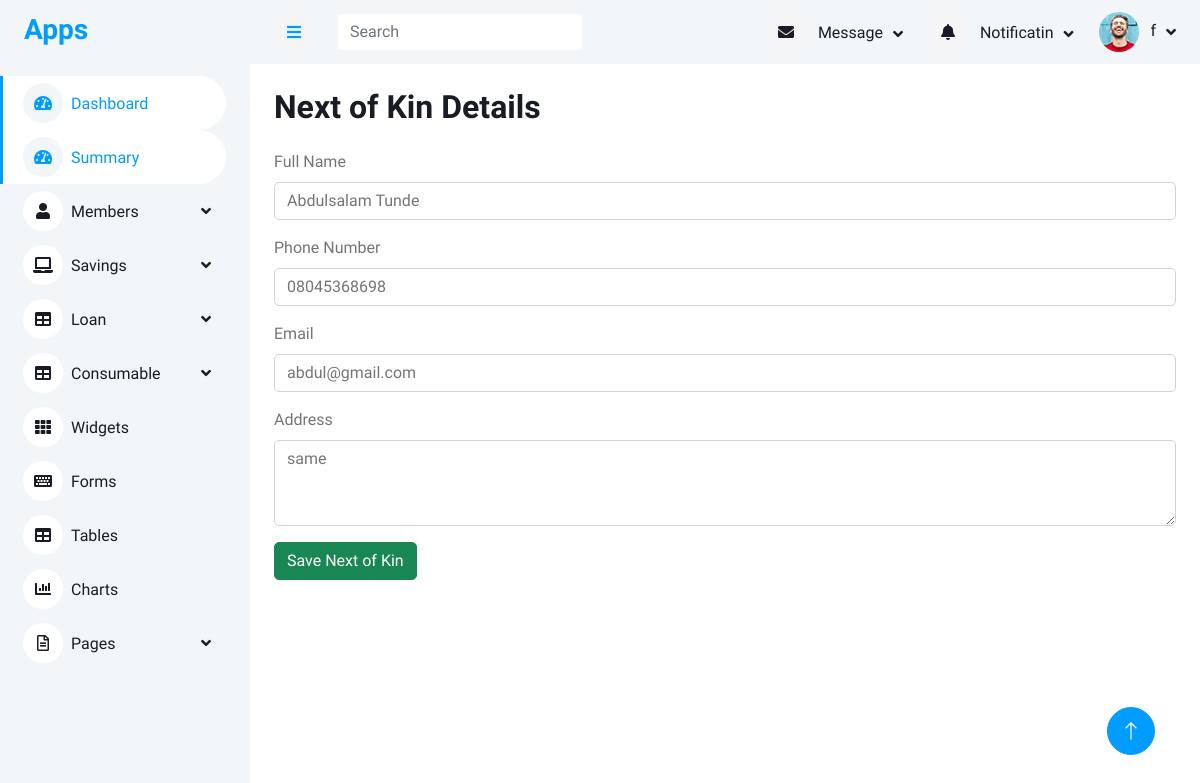
/next-of-kin/46/ (signed in), run on the app's committed database.
### accounts/models.py (models this page shows, shortened)
class User(AbstractUser):
    first_name = models.CharField(max_length=100)
    last_name = models.CharField(max_length=100)
    other_name = models.CharField(max_length=100)
    date_of_birth = models.DateField(blank=True,null=True)
    username = models.CharField(max_length=100, unique=True)
    department = models.CharField(max_length=100)
    unit = models.CharField(max_length=100)
    gender = models.ForeignKey(Gender, on_delete=models.CASCADE, blank=True, null=True)
    group = models.ForeignKey(UserGroup, on_delete=models.CASCADE, blank=True, null=True)
    marital_status = models.ForeignKey(MaritalStatus,on_delete=models.SET_NULL, null=True, blank=True)
    religion = models.ForeignKey(Religion, on_delete=models.SET_NULL, null=True, blank=True,)
    passport = models.ImageField(upload_to='passport', blank=True, null=True)
    member_number = models.CharField(max_length=100)

class NextOfKin(models.Model):
    user = models.OneToOneField(Member, on_delete=models.SET_NULL, null=True, blank=True)
    full_names = models.CharField(max_length=50)
    phone_no = models.CharField(max_length=15)
    address = models.CharField(max_length=150)
    email = models.EmailField()

### accounts/views.py (the view, shortened to what this page needs)
# urls.py: path("next-of-kin/<int:id>/", views.create_or_update_next_of_kin, name="create_or_update_next_of_kin"),
def create_or_update_next_of_kin(request, id):
    member = get_object_or_404(Member, pk=id)
    kin, created = NextOfKin.objects.get_or_create(user=member)
    return render(request, "accounts/next_of_kin_form.html", {"kin": kin})

### templates/accounts/next_of_kin_form.html (shortened to what this page needs)
{% extends 'base/base.html' %}
{% load humanize %}
{% block content %}
<div class="container-fluid pt-4 px-4">
    <h2 class="mb-4">Next of Kin Details</h2>
    <form method="post">
        <div class="mb-3">
            <label for="full_names" class="form-label">Full Name</label>
            <input type="text" name="full_names" id="full_names" class="form-control" value="{{ kin.full_names }}">
        </div>
        <div class="mb-3">
            <label for="phone_no" class="form-label">Phone Number</label>
            <input type="text" name="phone_no" id="phone_no" class="form-control" value="{{ kin.phone_no }}">
        </div>
        <div class="mb-3">
            <label for="email" class="form-label">Email</label>
            <input type="email" name="email" id="email" class="form-control" value="{{ kin.email }}">
        </div>
        <div class="mb-3">
            <label for="address" class="form-label">Address</label>
            <textarea name="address" id="address" class="form-control" rows="3">{{ kin.address }}</textarea>
        </div>
        <button type="submit" class="btn btn-success">Save Next of Kin</button>
    </form>
</div>
</div>
{% endblock content %}

### templates/include/navbar.html (shortened to what this page needs)
<nav class="navbar navbar-expand bg-light navbar-light sticky-top px-4 py-0">
    <a href="#" class="sidebar-toggler flex-shrink-0">
        <i class="fa fa-bars"></i>
    </a>
    <form method="get" action="{% url 'search_member' %}" class="d-none d-md-flex ms-4">
        <input class="form-control border-0" name="search_term" type="search" placeholder="Search">
    </form>
    <div class="navbar-nav align-items-center ms-auto">
        <div class="nav-item dropdown">
            <a href="#" class="nav-link dropdown-toggle" data-bs-toggle="dropdown">
                <i class="fa fa-envelope me-lg-2"></i>
                <span class="d-none d-lg-inline-flex">Message</span>
            </a>
        </div>
        <div class="nav-item dropdown">
            <a href="#" class="nav-link dropdown-toggle" data-bs-toggle="dropdown">
                <i class="fa fa-bell me-lg-2"></i>
                <span class="d-none d-lg-inline-flex">Notificatin</span>
            </a>
        </div>
        <div class="nav-item dropdown">
            <a href="#" class="nav-link dropdown-toggle" data-bs-toggle="dropdown">
                <img class="rounded-circle me-lg-2" src="/static/img/user.jpg" alt=""
                    style="width: 40px; height: 40px;">
                <span class="d-none d-lg-inline-flex">{{request.user.first_name}}</span>
            </a>
        </div>
    </div>
</nav>

### static/css/style.css (style rules this page uses)
:root { --primary: #009CFF; --light: #F3F6F9; --dark: #191C24; }
.btn { transition: .5s; }
.content .navbar .navbar-nav .nav-link { margin-left: 25px; padding: 12px 0; color: var(--dark); outline: none; }
.content .navbar .sidebar-toggler, .content .navbar .navbar-nav .nav-link i { width: 40px; height: 40px; display: inline-flex; align-items: center; justify-content: center; background: #f5f5f5; border-radius: 40px; }
.content .navbar .dropdown-toggle::after { margin-left: 6px; vertical-align: middle; border: none; content: "\f107"; font-family: "Font Awesome 5 Free"; font-weight: 900; transition: .5s; }

### data on the page
User: user.first_name "f"
NextOfKin: full_names "Abdulsalam Tunde", phone_no "08045368698", email "abdul@gmail.com", address "same"
